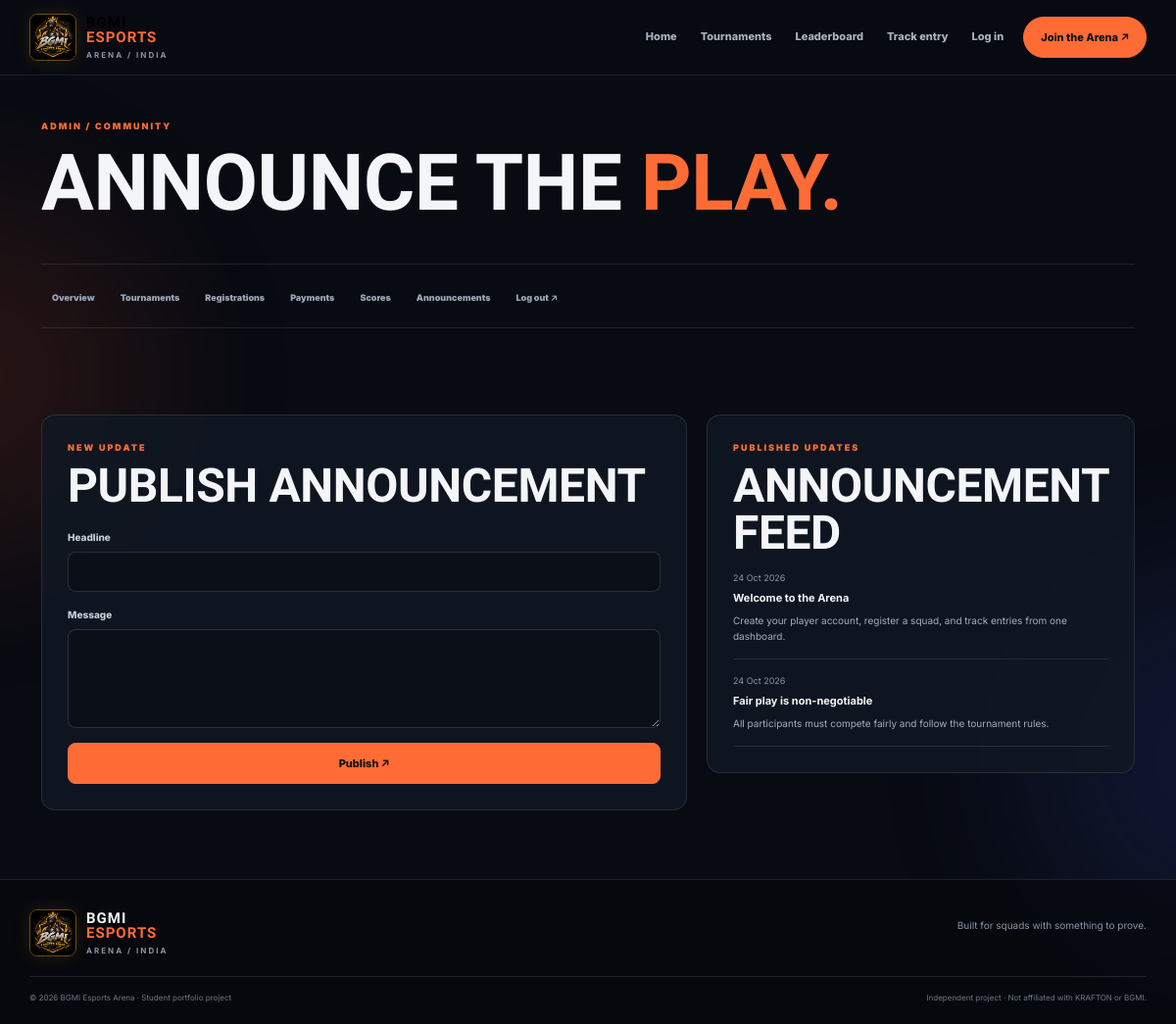
The page /admin/announcements.php (signed in) on the database its author committed.
### tables this page shows
CREATE TABLE announcements(announcement_id INT UNSIGNED AUTO_INCREMENT PRIMARY KEY,title VARCHAR(180) NOT NULL,body TEXT NOT NULL,created_by INT UNSIGNED NULL,created_at TIMESTAMP DEFAULT CURRENT_TIMESTAMP,FOREIGN KEY(created_by) REFERENCES admins(admin_id) ON DELETE SET NULL);

### config/app.php (called while the page is built, shortened)
<?php
function e($v){return htmlspecialchars((string)$v,ENT_QUOTES,'UTF-8');}

### admin/announcements.php (the view)
<?php require '_guard.php';if($_SERVER['REQUEST_METHOD']==='POST'){check_token();$title=trim($_POST['title']??'');$body=trim($_POST['body']??'');if($title&&$body){$s=$pdo->prepare("INSERT INTO announcements(title,body,created_by) VALUES(?,?,?)");$s->execute([$title,$body,(int)$_SESSION['admin_id']]);flash('success','Announcement published.');}else flash('danger','Both fields are required.');go('announcements.php');}$rows=$pdo->query("SELECT * FROM announcements ORDER BY created_at DESC")->fetchAll();$pageTitle='Announcements';require '../includes/header.php';?><section class="page-hero compact"><div class="eyebrow">ADMIN / COMMUNITY</div><h1>ANNOUNCE THE <span>PLAY.</span></h1></section><?php require 'nav.php';?><div class="form-layout section"><section class="box"><div class="eyebrow">NEW UPDATE</div><h2>Publish announcement</h2><form method="post" class="form-stack"><input type="hidden" name="csrf" value="<?=e(token())?>"><label>Headline<input name="title" required></label><label>Message<textarea name="body" rows="5" required></textarea></label><button class="btn btn-hot">Publish ↗</button></form></section><section class="box"><div class="eyebrow">PUBLISHED UPDATES</div><h2>Announcement feed</h2><?php foreach($rows as $r):?><div class="list-row"><div><small><?=e(date('d M Y',strtotime($r['created_at'])))?></small><b><?=e($r['title'])?></b><p><?=nl2br(e($r['body']))?></p></div></div><?php endforeach;?></section></div><?php require '../includes/footer.php';?>

### css/style.css (style rules this page uses)
:root { --bg:#080b12;--panel:#111722;--line:rgba(255,255,255,.1);--muted:#99a4b5;--text:#f4f5f8;--hot:#ff6b35;--green:#55d6a0 }
* { box-sizing:border-box }
body { margin:0;background:var(--bg);color:var(--text);font-family:Inter,Arial,sans-serif;line-height:1.6;overflow-x:hidden }
.btn { border-radius:8px;padding:12px 17px;font-size:11px;font-weight:800;transition:.2s }
.btn-hot { background:var(--hot);border:1px solid var(--hot);color:#111 }
.eyebrow { font-size:9px;letter-spacing:2px;font-weight:900;color:var(--hot);text-transform:uppercase }
h1,h2,h3 { font-family:'Barlow Condensed',Impact,sans-serif;font-weight:800;text-transform:uppercase;letter-spacing:-.4px }
h1 { font-size:clamp(65px,8vw,105px);line-height:.86;margin:23px 0 }
.hero h1 span,.page-hero h1 span,.feature h2 span,.section-head h2 span,.box h2 span { color:var(--hot) }
.section { padding:70px 0 }
.section-head h2,.box h2 { font-size:clamp(34px,4vw,48px);line-height:1;margin:8px 0 0 }
.page-hero { padding:65px 0 42px;border-bottom:1px solid var(--line) }
.page-hero h1 { font-size:clamp(54px,7vw,80px);margin:17px 0 }
.compact { padding:45px 0 30px }
.detail-grid,.form-layout,.payment-layout { display:grid;grid-template-columns:1.25fr .75fr;gap:20px;align-items:start }
.box { background:rgba(17,23,34,.92);border:1px solid var(--line);border-radius:14px;padding:26px }
.form-stack { display:flex;flex-direction:column;gap:15px;margin-top:20px }
.form-stack label { display:flex;flex-direction:column;gap:7px;font-size:10px;color:#c8ced7;font-weight:800 }
.form-stack input,.form-stack textarea,.form-stack select { width:100%;padding:12px 13px;border:1px solid #ffffff20;background:#0b0f18;border-radius:8px;color:#f5f6f8;font:500 12px Inter,sans-serif;outline:none }
.form-stack input::placeholder { color:#667184 }
.list-row { display:flex;justify-content:space-between;align-items:center;gap:12px;padding:15px 0;border-bottom:1px solid var(--line) }
.list-row>div { display:flex;flex-direction:column;gap:5px }
.list-row b { font-size:11px }
.list-row small { font-size:9px;color:#8994a5 }
.list-row p { font-size:10px;color:#a3adbc;margin:0 }

### rows shown on the page
announcements: created_at "24 Oct 2026", title "Welcome to the Arena", body "Create your player account, register a squad, and track entries from one dashboard."
announcements: created_at "24 Oct 2026", title "Fair play is non-negotiable", body "All participants must compete fairly and follow the tournament rules."
